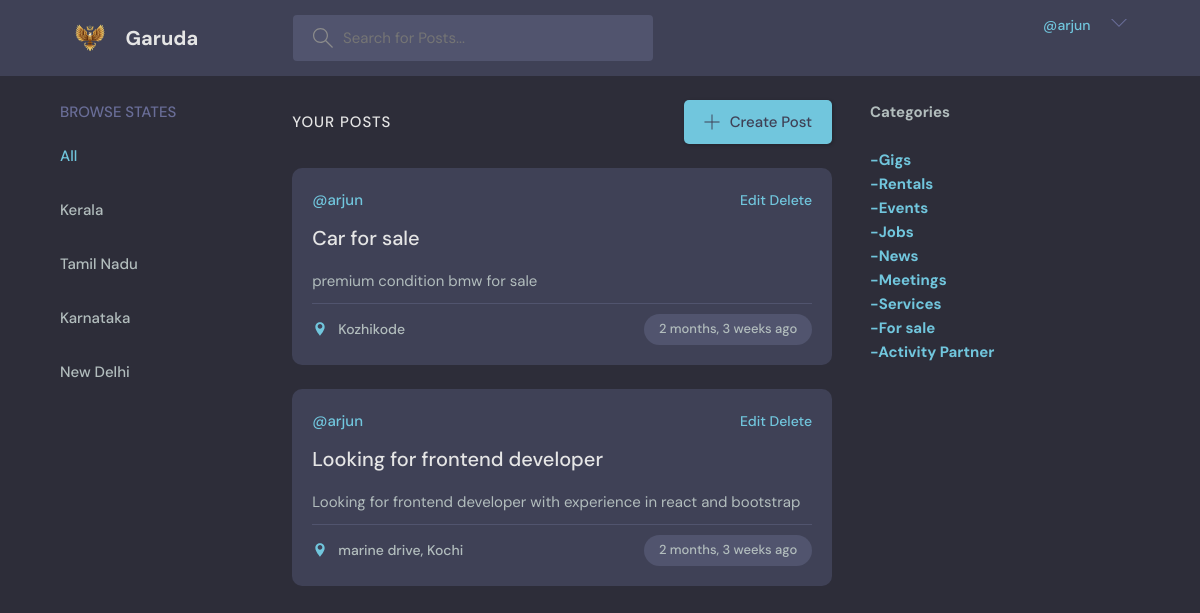
/myposts/ (signed in), run on an earlier commit of the app's database.
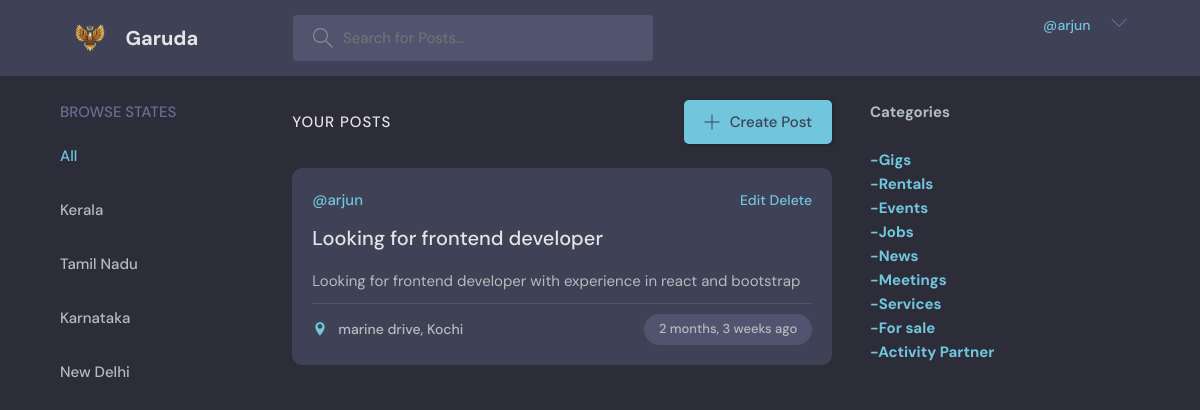
And on a later commit of the database.
### base/models.py (models this page shows, shortened)
class Post(models.Model):
    category = models.CharField(null=True,max_length=50,default='')
    host = models.ForeignKey(User, on_delete=models.SET_NULL,null=True)
    title = models.CharField(max_length=100)
    description = models.TextField(null=True, blank=True)
    location = models.CharField(null=True, max_length=200,default='')
    city = models.CharField(null=True, max_length=200)
    state = models.CharField(null=True, max_length=200)
    contact = models.TextField(null=False)
    updated = models.DateTimeField(auto_now=True)   #saves time when model is updated
    created = models.DateTimeField(auto_now_add=True) #saves time when model is created (only one time)
    class Meta:
        ordering = [Random()]

### base/views.py (the view)
# urls.py: path('myposts/',views.myposts,name="myposts"),
def myposts(request):
    if request.method == 'GET':
        post = Post.objects.filter(host=request.user)
        categories = ['Gigs','Rentals','Events','Jobs','News','Meetings','Services','For sale','Activity Partner']
        statelist = ['Kerala','Tamil Nadu','Karnataka','New Delhi']
        flag = False
        context = {'posts': post,'categories': categories,'statelist':statelist,'flag':flag}
        return render(request,'base/home.html',context)

### base/templates/base/home.html (shortened to what this page needs)
{% extends 'main.html' %}
{% block content %}
    <main class="layout layout--3">
      <div class="container">
        {% include 'base/searchcities.html' %}
        <div class="roomList">
          <div class="roomList__header">
            <div>
              {%if flag%}
              <h2>Around you </h2>
              <p>{{post_count}} posts till now </p>
              {%else%}
              <div>
                <h2>Your Posts </h2>
              </div>
              {%endif%}
            </div>
            <a class="btn btn--main" href="{% url 'createpost' %}">
              <svg version="1.1" xmlns="http://www.w3.org/2000/svg" width="32" height="32" viewBox="0 0 32 32">
                <title>add</title>
                <path
                  d="M16.943 0.943h-1.885v14.115h-14.115v1.885h14.115v14.115h1.885v-14.115h14.115v-1.885h-14.115v-14.115z"
                ></path>
              </svg>
              Create Post
            </a>
          </div>
          {%include 'base/feed.html' %}
        </div>
        {% include 'base/categories.html' %}
      </div>
    </main>
    {%endblock%}

### base/templates/base/feed.html
{%for post in posts%}
<div class="roomListRoom">
    <div class="roomListRoom__header">
      <a href="profile.html" class="roomListRoom__author">
        <span>@{{post.host.username}}</span>
      </a>
      <div class="roomListRoom__actions">
        {% if request.user == post.host%}
        <span><a href="{%url 'updatepost' post.id%}">Edit</a> <a href="{%url 'deletepost' post.id%}"> Delete</a></span>
        {%endif%}
      </div>
    </div>
    <div class="roomListRoom__content">
      <a href="{% url 'post' post.id %}">{{post.title}}</a>
      <p>
        {{post.description}}
      </p>
    </div>
    <div class="roomListRoom__meta">
      <a class="roomListRoom__joined">
        <svg xmlns="http://www.w3.org/2000/svg" width="24" height="24" viewBox="0 0 24 24">
            <path d="M12 2C8.139 2 5 5.139 5 9c0 5.25 7 13 7 13s7-7.75 7-13c0-3.861-3.139-7-7-7zm0 9.5c-1.93 0-3.5-1.57-3.5-3.5s1.57-3.5 3.5-3.5 3.5 1.57 3.5 3.5-1.57 3.5-3.5 3.5z"/>
            <path d="M0 0h24v24H0z" fill="none"/>
        </svg>
        {% if post.location %}
        {{post.location}}, {{post.city}}
        {%else%}
        {{post.city}}
        {%endif%}
      </a>
      <p class="roomListRoom__topic">{{post.created|timesince}} ago</p>
    </div>
</div>
{%endfor%}

What changed in the data, as far as the page shows it:
removed Post: host.username "arjun", shows "Edit", title "Car for sale", description "premium condition bmw for sale", city "Kozhikode", created "2 months, 3 weeks"
